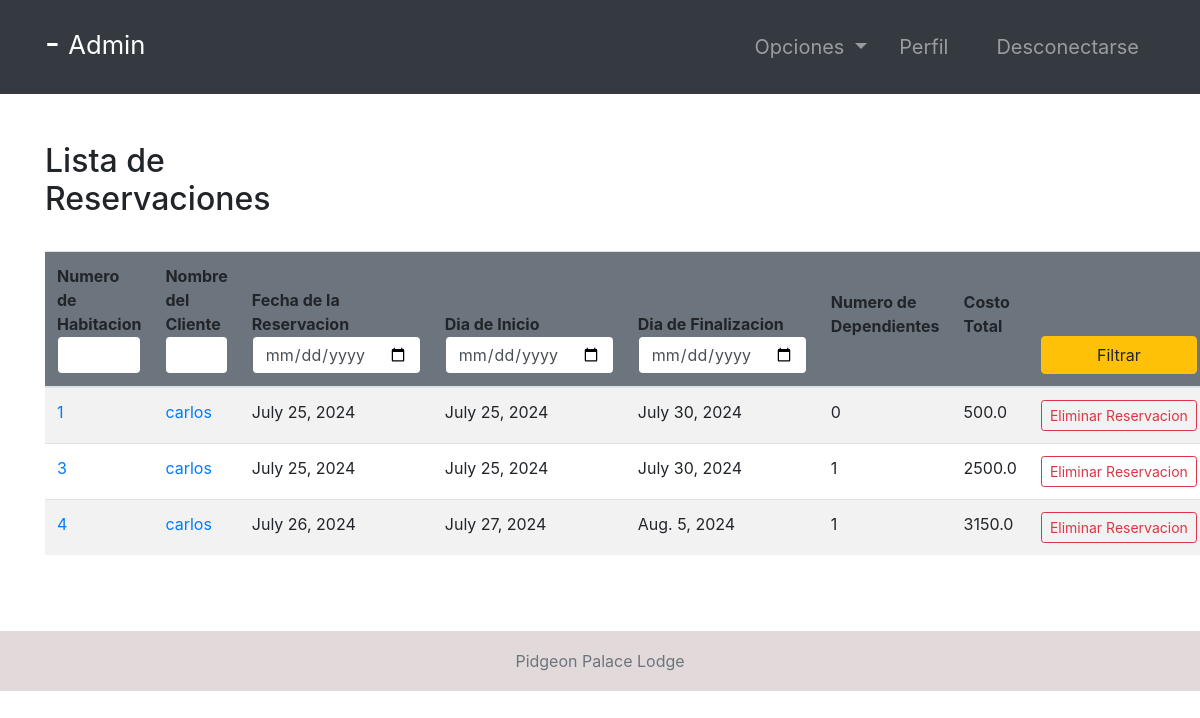
The page /bookings/ (signed in) on the database its author committed.
### room/models.py (models this page shows, shortened)
class Booking(models.Model):
    roomNumber = models.ForeignKey(Room, on_delete=models.CASCADE)
    guest = models.ForeignKey(Guest, null=True, on_delete=models.CASCADE)
    dateOfReservation = models.DateField(default=timezone.now)
    startDate = models.DateField()
    endDate = models.DateField()
    def numOfDep(self):
        return Dependees.objects.filter(booking=self).count()

class Room(models.Model):
    ROOM_TYPES = (
        ('King', 'King'),
        ('Luxury', 'Luxury'),
        ('Normal', 'Normal'),
        ('Economic', 'Economic'),
    )
    number = models.IntegerField(primary_key=True)
    capacity = models.SmallIntegerField()
    numberOfBeds = models.SmallIntegerField()
    roomType = models.CharField(max_length=20, choices=ROOM_TYPES)
    price = models.FloatField()
    statusStartDate = models.DateField(null=True)
    statusEndDate = models.DateField(null=True)

### accounts/models.py (models this page shows, shortened)
class Guest(models.Model):
    user = models.OneToOneField(User, null=True, on_delete=models.CASCADE)
    phoneNumber = PhoneNumberField(unique=True)

### room/views.py (the view, shortened to what this page needs)
# urls.py: path('bookings/', bookings, name="bookings"),
@login_required(login_url='login')
def bookings(request):
    import datetime
    role = str(request.user.groups.all()[0])
    path = role + "/"
    bookings = Booking.objects.all()
    totals = {}  # <booking : total>
    for booking in bookings:
        start_date = datetime.datetime.strptime(
            str(booking.startDate), "%Y-%m-%d")
        end_date = datetime.datetime.strptime(str(booking.endDate), "%Y-%m-%d")
        numberOfDays = abs((end_date-start_date).days)
        price = Room.objects.get(number=booking.roomNumber.number).price
        total = price * numberOfDays
        totals[booking] = total
    context = {
        "role": role,
        'bookings': bookings,
        'totals': totals
    }
    return render(request, path + "bookings.html", context)

### Templates/admin/bookings.html
{% extends '../index.html' %}
{% block context %}
{% include '../common_pages/bookings.html' %}
{% endblock %}

### Templates/index.html
{% include 'incs/head.html' %}
<body>
    {% include 'incs/nav.html' %}
    {% block context %}
    {% endblock %}
    {% include 'incs/footer.html' %}
</body>
</html>

### Templates/incs/head.html (shortened to what this page needs)
{% load static %}
<!DOCTYPE html>
<html lang="en">
<head>
    <link rel="stylesheet" type="text/css" href="{% static '/css/main.css' %}">
    <link rel="stylesheet" href="https://stackpath.bootstrapcdn.com/bootstrap/4.4.1/css/bootstrap.min.css"
>
</head>

### Templates/incs/nav.html (shortened to what this page needs)
<nav class="navbar navbar-dark bg-dark navbar-expand-lg py-3 " role="navigation">
    <div class="container">
        <a href="" class="navbar-brand">
            <h2 class="text-capitalize">
                {{ request.user.first_name }} {{ request.user.last_name }} -
                <small>
                    {{ role }}
                </small>
            </h2>
        </a>
        <div class="collapse navbar-collapse" id="navbarTags">
            <ul class="navbar-nav ml-auto">
                <li class="nav-item dropdown p-2">
                    <a class="nav-link dropdown-toggle" href="#" id="navbarDropdown" role="button"
                        data-toggle="dropdown" aria-haspopup="true" aria-expanded="false">
                        Opciones
                    </a>
                </li>
                <li class="nav-item mr-3 p-2">
                    {% if role == 'staff' or role == 'receptionist' or role == 'admin' or role == 'manager' %}
                    <a href="{% url 'employee-profile' user.id %}" class="nav-link">Perfil</a>
                    {% endif %}
                </li>
                <li class="nav-item p-2 ">
                    <a href="{% url 'logout' %}" class="nav-link">Desconectarse</a>
                </li>
            </ul>
        </div>
    </div>
</nav>

### Templates/common_pages/bookings.html (shortened to what this page needs)
<div class="container py-5">
    <div class="table-header row">
        <div class="col-sm-12 col-md-12 col-lg-4 mb-4">
            <h2>Lista de Reservaciones</h2>
        </div>
    </div>
    <table class="table table-hover table-striped">
        <thead class="bg-secondary rounded">
            <tr>
                <form action="" method="POST">
                    <th>Numero de Habitacion<input type="number" min="0" name="number" value="{{number}}"
                            class="form-control border border-secondary"></th>
                    <th>Nombre del Cliente<input type="text" name="name" value="{{name}}"
                            class="form-control border border-secondary"></th>
                    <th>Fecha de la Reservacion<input type="date" name="rez" value="{{rez}}"
                            class="form-control border border-secondary"></th>
                    <th>Dia de Inicio<input type="date" name="fd" value="{{fd}}"
                            class="form-control border border-secondary"></th>
                    <th>Dia de Finalizacion<input type="date" name="ed" value="{{ed}}" class="form-control border border-secondary">
                    </th>
                    <th class="pb-5">Numero de Dependientes</th>
                    <th class="pb-5">Costo Total</th>
                    <th><button type="submit" name="filter" class="btn btn-warning w-100">Filtrar</button></th>
                </form>
            </tr>
        </thead>
        <tbody>
            {% for b in bookings %}
            <tr>
                <td><a href="{% url 'room-profile' b.roomNumber.number %}">{{b.roomNumber.number}}</a></td>
                <td><a href="{% url 'guest-profile' b.guest.user.id %}">{{b.guest.user.first_name}}</a></td>
                <td>{{ b.dateOfReservation }}</td>
                <td>{{ b.startDate }}</td>
                <td>{{ b.endDate }}</td>
                <td>{{ b.numOfDep }}</td>
                <td>
                    {% for key, value in totals.items %}
                    {% if key == b %}
                    {{ value }}
                    {% endif %}
                    {% endfor %}
                </td>
                {% if role == "admin" or role == 'manager' %}
                <td> <a href="{% url 'deleteBooking' b.id %}"
                        class="btn btn-sm btn-outline-danger">Eliminar&nbsp;Reservacion</a></td>
                {% endif %}
            </tr>
            {% endfor %}
        </tbody>
    </table>
</div>

### Templates/incs/footer.html
<div class="mt-5">&nbsp;</div>
<footer class="footer sticky-bottom mt-5">
    <div class="container text-center">
        <span class="text-muted">Pidgeon Palace Lodge</span>
    </div>
</footer>

### static/css/main.css (style rules this page uses)
* { margin: 0; padding: 0; -webkit-font-smoothing: antialiased; }
body { position: relative; }
nav .nav-item { font-size: 20px; }
.footer { position: absolute; bottom: 0; width: 100%; height: 60px; line-height: 60px; background-color: #e2dada; margin-top: 30px; }

### rows shown on the page
Booking: roomNumber.number "1", guest.user.first_name "carlos", dateOfReservation "July 25, 2024", startDate "July 25, 2024", endDate "July 30, 2024", numOfDep "0", value "500.0"
Booking: roomNumber.number "3", guest.user.first_name "carlos", dateOfReservation "July 25, 2024", startDate "July 25, 2024", endDate "July 30, 2024", numOfDep "1", value "2500.0"
Booking: roomNumber.number "4", guest.user.first_name "carlos", dateOfReservation "July 26, 2024", startDate "July 27, 2024", endDate "Aug. 5, 2024", numOfDep "1", value "3150.0"

### other values the page prints
{{ role }} "Admin"
